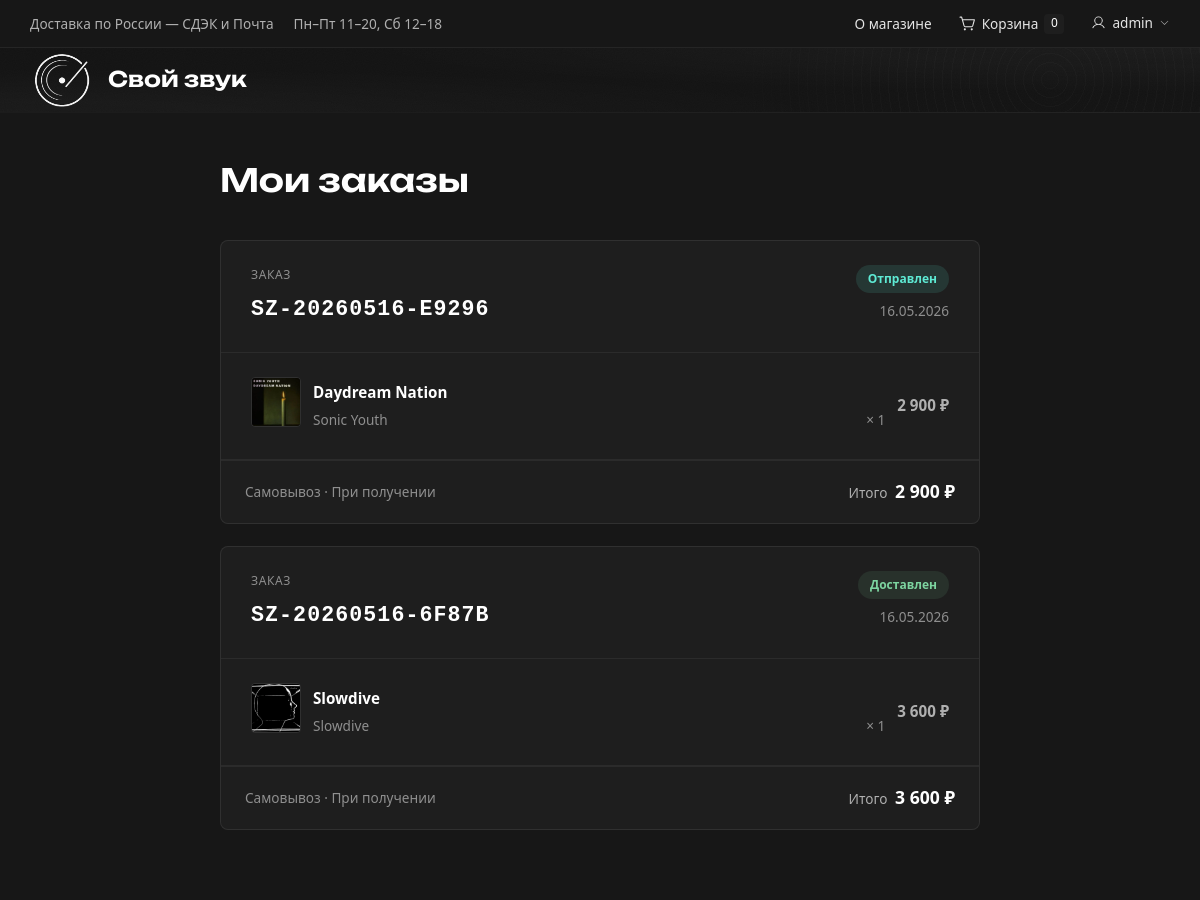
Page /orders.php (signed in, upper part) on the earlier database version.
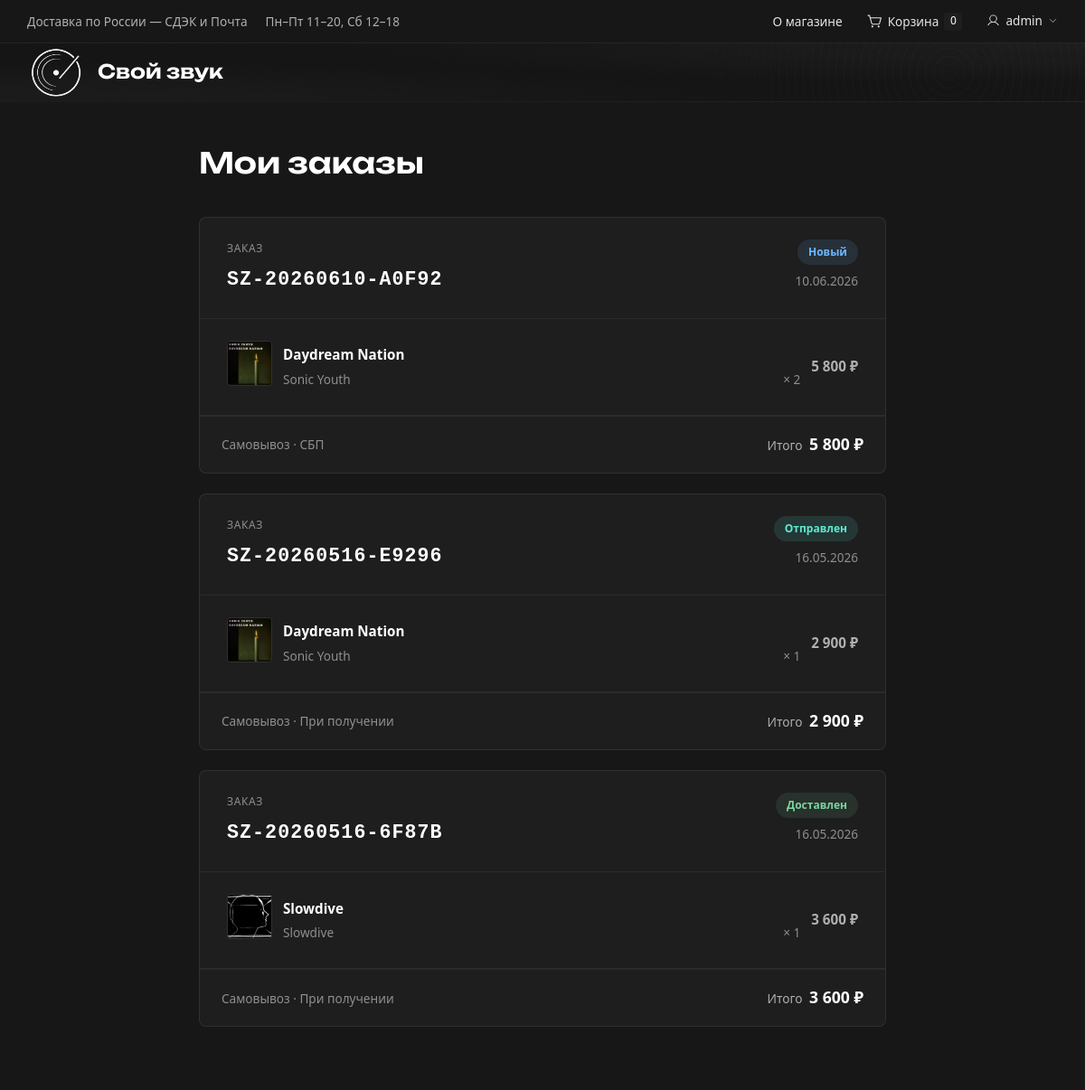
Same page on the later database version.
### tables this page shows
CREATE TABLE `orders` (
  `order_id` int NOT NULL AUTO_INCREMENT,
  `order_number` varchar(40) NOT NULL,
  `user_id` int DEFAULT NULL,
  `customer_name` varchar(150) NOT NULL,
  `customer_email` varchar(255) NOT NULL,
  `customer_phone` varchar(40) NOT NULL,
  `delivery_method` enum('courier','post','pickup') NOT NULL DEFAULT 'courier',
  `delivery_city` varchar(150) DEFAULT NULL,
  `delivery_zip` varchar(20) DEFAULT NULL,
  `delivery_address` varchar(500) DEFAULT NULL,
  `delivery_cost` decimal(10,2) NOT NULL DEFAULT '0.00',
  `comment` text,
  `payment_method` enum('card','sbp','cash') NOT NULL DEFAULT 'card',
  `payment_card_last4` varchar(4) DEFAULT NULL,
  `payment_status` enum('pending','paid','failed') NOT NULL DEFAULT 'pending',
  `subtotal` decimal(10,2) NOT NULL DEFAULT '0.00',
  `total` decimal(10,2) NOT NULL DEFAULT '0.00',
  `status` enum('new','processing','shipped','delivered','cancelled') NOT NULL DEFAULT 'new',
  `created_at` datetime NOT NULL DEFAULT CURRENT_TIMESTAMP,
  `updated_at` datetime NOT NULL DEFAULT CURRENT_TIMESTAMP ON UPDATE CURRENT_TIMESTAMP,
  PRIMARY KEY (`order_id`),
  UNIQUE KEY `order_number` (`order_number`),
  KEY `idx_orders_status` (`status`),
  KEY `idx_orders_created` (`created_at`),
  KEY `idx_orders_user` (`user_id`)
);

CREATE TABLE `order_items` (
  `item_id` int NOT NULL AUTO_INCREMENT,
  `order_id` int NOT NULL,
  `product_id` int DEFAULT NULL,
  `title` varchar(255) NOT NULL,
  `artist` varchar(255) NOT NULL,
  `image_url` varchar(500) DEFAULT NULL,
  `price` decimal(10,2) NOT NULL,
  `quantity` int NOT NULL DEFAULT '1',
  `subtotal` decimal(10,2) NOT NULL,
  PRIMARY KEY (`item_id`),
  KEY `idx_items_order` (`order_id`),
  CONSTRAINT `order_items_ibfk_1` FOREIGN KEY (`order_id`) REFERENCES `orders` (`order_id`) ON DELETE CASCADE
);

### orders.php (the view, shortened to what this page needs)
<?php
require_once __DIR__ . '/img_helpers.php';
$link = get_db();
$uid = (int) $_SESSION['user_id'];
$status_labels = [
    'new'        => 'Новый',
    'processing' => 'В обработке',
    'shipped'    => 'Отправлен',
    'delivered'  => 'Доставлен',
    'cancelled'  => 'Отменён',
];
$delivery_labels = ['courier' => 'Курьером', 'post' => 'Почта России', 'pickup' => 'Самовывоз'];
$payment_labels  = ['card' => 'Картой', 'sbp' => 'СБП', 'cash' => 'При получении'];
$stmt = mysqli_prepare($link, "SELECT * FROM orders WHERE user_id = ? ORDER BY created_at DESC");
mysqli_stmt_bind_param($stmt, 'i', $uid);
mysqli_stmt_execute($stmt);
$orders = mysqli_fetch_all(mysqli_stmt_get_result($stmt), MYSQLI_ASSOC);
$items_by_order = [];
if ($orders) {
    $ids = implode(',', array_map(fn($o) => (int) $o['order_id'], $orders));
    $res = mysqli_query($link, "SELECT * FROM order_items WHERE order_id IN ($ids) ORDER BY item_id ASC");
    while ($row = mysqli_fetch_assoc($res)) {
        $items_by_order[$row['order_id']][] = $row;
    }
}
?>
<!DOCTYPE html>
<html lang="ru">
<head>
    <link rel="stylesheet" href="styles.css?v=15">
</head>
<body>
<?php require 'header.php'; ?>
<main class="orders-page">
    <div class="container">
        <h1 class="page-title">Мои заказы</h1>
        <?php if (!$orders): ?>
            <div class="orders-empty">
                <p>Здесь появятся ваши заказы. Пока ни одного — самое время это исправить.</p>
                <a href="index.php" class="btn btn-primary">Перейти в каталог</a>
            </div>
        <?php else: ?>
            <div class="orders-list">
                <?php foreach ($orders as $o): ?>
                    <?php $items = $items_by_order[$o['order_id']] ?? []; ?>
                    <article class="order-card">
                        <div class="order-card-header">
                            <div>
                                <div class="order-card-label">Заказ</div>
                                <div class="order-number"><?= htmlspecialchars($o['order_number']) ?></div>
                            </div>
                            <div class="order-head-right">
                                <span class="order-status order-status-<?= htmlspecialchars($o['status']) ?>">
                                    <?= htmlspecialchars($status_labels[$o['status']] ?? $o['status']) ?>
                                </span>
                                <div class="order-card-date"><?= date('d.m.Y', strtotime($o['created_at'])) ?></div>
                            </div>
                        </div>
                        <div class="order-items">
                            <?php foreach ($items as $it): ?>
                                <div class="summary-item">
                                    <picture>
                                        <?= webp_source($it['image_url'] ?? '') ?>
                                        <img src="<?= htmlspecialchars($it['image_url'] ?? '') ?>"
                                             alt="<?= htmlspecialchars($it['title']) ?>" loading="lazy" decoding="async">
                                    </picture>
                                    <div class="summary-item-info">
                                        <div class="summary-item-title"><?= htmlspecialchars($it['title']) ?></div>
                                        <div class="summary-item-meta">
                                            <span><?= htmlspecialchars($it['artist']) ?></span>
                                            <span>× <?= (int) $it['quantity'] ?></span>
                                        </div>
                                    </div>
                                    <div class="summary-item-price">
                                        <?= number_format($it['subtotal'], 0, '', ' ') ?> ₽
                                    </div>
                                </div>
                            <?php endforeach; ?>
                        </div>
                        <div class="order-card-foot">
                            <span class="order-foot-meta">
                                <?= htmlspecialchars($delivery_labels[$o['delivery_method']] ?? '') ?>
                                · <?= htmlspecialchars($payment_labels[$o['payment_method']] ?? '') ?>
                            </span>
                            <span class="order-foot-total">
                                Итого <strong><?= number_format($o['total'], 0, '', ' ') ?> ₽</strong>
                            </span>
                        </div>
                    </article>
                <?php endforeach; ?>
            </div>
        <?php endif; ?>
    </div>
</main>
</body>
</html>

Differences in the rows shown:
now on this page (row edited): orders: order_number "SZ-20260610-A0F92", status "Новый", created_at "10.06.2026", delivery_method "Самовывоз", payment_method "СБП", total "5 800"
now on this page (row edited): order_items: title "Daydream Nation", artist "Sonic Youth", quantity "2", subtotal "5 800", shown under "SZ-20260610-A0F92"
